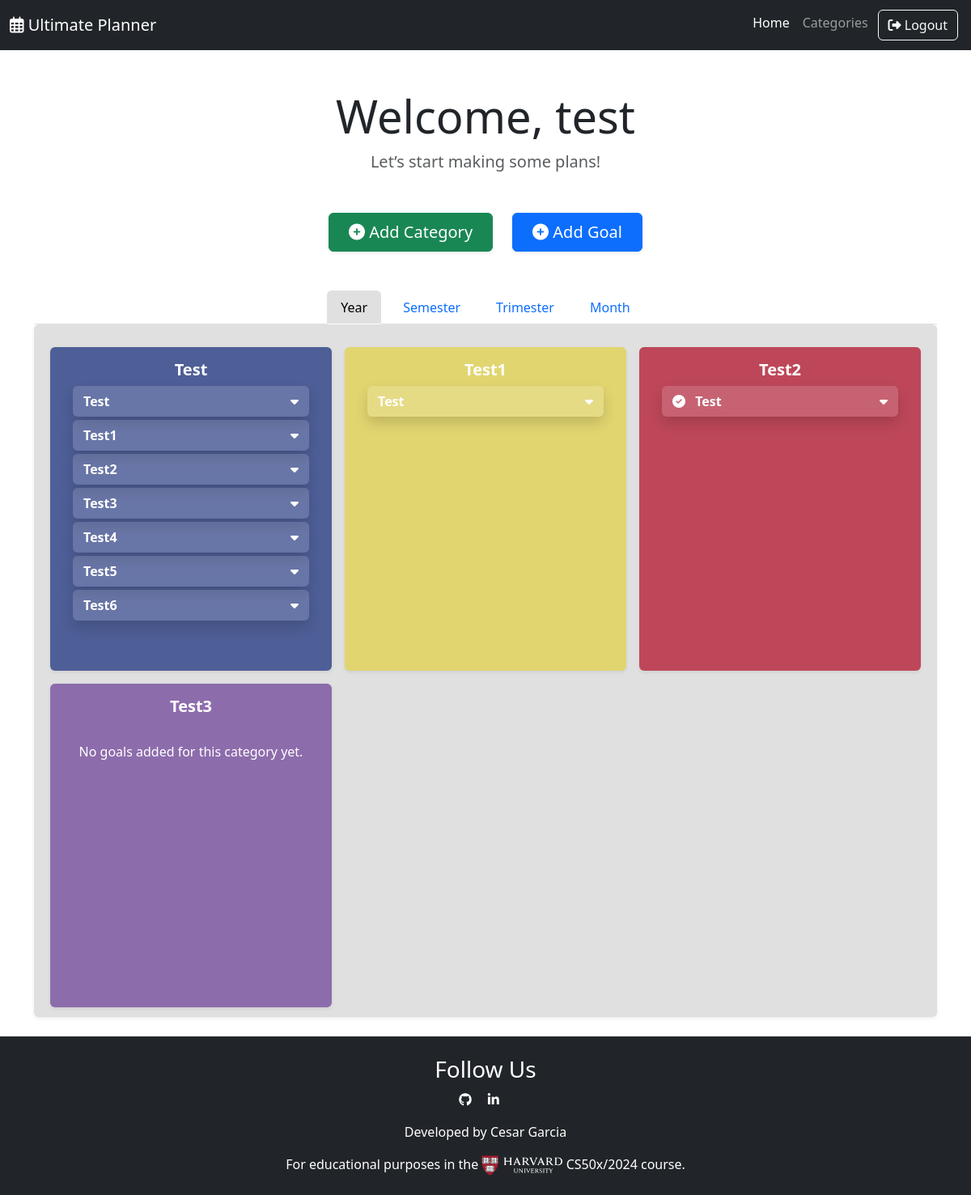
The page /dashboard (signed in) on the database its author committed.
### app.py (models this page shows, shortened)
class User(db.Model):
    user_id = db.Column(db.Integer, primary_key=True)
    user_name = db.Column(db.String(120), unique=True, nullable=False)
    password = db.Column(db.String(128), nullable=False)
    categories = db.relationship('Category', backref='user', lazy=True)

class Category(db.Model):
    category_id = db.Column(db.Integer, primary_key=True)
    category_name = db.Column(db.String(100), nullable=False)
    category_color = db.Column(db.String(7), nullable=False)
    user_id = db.Column(db.Integer, db.ForeignKey('user.user_id'), nullable=False)
    __table_args__ = (
        db.UniqueConstraint('category_name', 'user_id', name='unique_category_per_user'),
        db.UniqueConstraint('category_color', 'user_id', name='unique_color_per_user')
    )
    def __repr__(self):
        return f"Category('{self.category_id}', '{self.category_name}', '{self.category_color}')"

class Goal(db.Model):
    goal_id = db.Column(db.Integer, primary_key=True)
    goal_name = db.Column(db.String(100), nullable=False)
    goal_description = db.Column(db.String(255), nullable=False)
    goal_important = db.Column(db.Boolean, default=False)
    goal_done = db.Column(db.Boolean, default=False)
    goal_timeframe_selection = db.Column(db.String(50), nullable=False)  # Use a regular string column
    user_id = db.Column(db.Integer, db.ForeignKey('user.user_id'), nullable=False)
    category_id = db.Column(db.Integer, db.ForeignKey('category.category_id'), nullable=False)
    def __repr__(self):
        return f"Goal('{self.goal_id}', '{self.goal_name}', '{self.goal_description}', '{self.goal_important}', '{self.goal_done}', '{self.goal_timeframe_selection}')"

### app.py (the view)
@app.route('/dashboard')
def dashboard():
    if 'user_id' not in session:
        flash("You need to log in first.", "danger")
        return redirect(url_for('login'))
    user = User.query.get(session['user_id'])
    categories = user.categories
    goals = Goal.query.filter_by(user_id=user.user_id).all()
    print("User ID:", user.user_id)
    print("Categories:", categories)
    print("Goals:", goals)
    for goal in goals:
        print("Goal ID:", goal.goal_id)
        print("Goal Timeframe Selection:", goal.goal_timeframe_selection)
    return render_template('dashboard.html', username=user.user_name, categories=categories, goals=goals)

### templates/dashboard.html (shortened to what this page needs)
{% extends 'base.html' %}
{% block content %}
  <div class="container mt-5">
    <div class="text-center mb-5">
      <h2 class="display-4">Welcome, {{ username }}</h2>
      <p class="lead text-muted">Let’s start making some plans!</p>
    </div>
    <div class="d-grid gap-3 gap-md-4 d-md-flex justify-content-md-center mb-4">
      <a class="btn btn-success btn-lg px-4 rounded shadow-sm" href="{{ url_for('add_category') }}"><i class="fa-solid fa-circle-plus"></i> Add Category</a>
      <a class="btn btn-primary btn-lg px-4 rounded shadow-sm" href="{{ url_for('add_goal') }}"><i class="fa-solid fa-circle-plus"></i> Add Goal</a>
    </div>
    <br />
    {% if categories %}
      <ul class="nav nav-tabs justify-content-center" id="myTab" role="tablist">
        <li class="nav-item text-center" role="presentation">
          <button class="nav-link active" id="year-tab" data-bs-toggle="tab" data-bs-target="#year" type="button" role="tab" aria-controls="year" aria-selected="true">Year</button>
        </li>
        <li class="nav-item text-center" role="presentation">
          <button class="nav-link" id="semester-tab" data-bs-toggle="tab" data-bs-target="#semester" type="button" role="tab" aria-controls="semester" aria-selected="false">Semester</button>
        </li>
        <li class="nav-item text-center" role="presentation">
          <button class="nav-link" id="trimester-tab" data-bs-toggle="tab" data-bs-target="#trimester" type="button" role="tab" aria-controls="trimester" aria-selected="false">Trimester</button>
        </li>
        <li class="nav-item text-center" role="presentation">
          <button class="nav-link" id="month-tab" data-bs-toggle="tab" data-bs-target="#month" type="button" role="tab" aria-controls="month" aria-selected="false">Month</button>
        </li>
      </ul>
      <div class="tab-content custom-grey p-1 rounded shadow-sm border-0" id="myTabContent">
        <div class="tab-pane fade show active custom-grey" id="year" role="tabpanel" aria-labelledby="year-tab">
          {% set goal_timeframe_selection = 'year' %}
          <div class="row m-2 g-3">
            {% include 'partials/_categories.html' %}
          </div>
        </div>
          {% set goal_timeframe_selection = 'semester' %}
          {% set goal_timeframe_selection = 'trimester' %}
          {% set goal_timeframe_selection = 'month' %}
      </div>
    {% endif %}
  </div>
{% endblock %}

### templates/base.html (shortened to what this page needs)
<!DOCTYPE html>
<html lang="en">
<head>
    <link href="https://cdn.jsdelivr.net/npm/bootstrap@5.3.2/dist/css/bootstrap.min.css" rel="stylesheet">
    <link rel="stylesheet" href="https://cdnjs.cloudflare.com/ajax/libs/font-awesome/6.7.1/css/all.min.css"/>
    <link rel="stylesheet" href="static/css/styles.css">
</head>
<body>
    <nav class="navbar navbar-expand-lg navbar-dark bg-dark">
        <div class="container-fluid">
            <a class="navbar-brand" href="/"><i class="fa-regular fa-calendar-days"></i> Ultimate Planner</a>
            <div class="collapse navbar-collapse" id="navbarNav">
                <ul class="navbar-nav ms-auto">
                    <li class="nav-item">
                        <a class="nav-link active" href="{{ url_for('dashboard') }}">Home</a>
                    </li>
                    {% if session.get('user_id') %}
                    <li class="nav-item">
                        <a class="nav-link" href="{{ url_for('add_category')}}"> Categories </a>
                    </li>
                    <div class="col-auto m-1">
                        <a class="btn btn-outline-light" href="/logout">
                            <i class="fa-solid fa-sign-out-alt"></i> Logout
                        </a>
                    </div>
                    {% endif %}
                </ul>
            </div>
        </div>
    </nav>
    {% block content %}
    {% endblock %}
    <footer class="bg-dark text-white text-center p-2 mt-4">
        <div class="social-media mt-3">
            <h3>Follow Us</h3>
            <div class="social-icons">
                <a href="https://github.com/Cesargarciajr" class="text-white me-3 text-decoration-none" target="_blank" aria-label="GitHub">
                    <i class="fab fa-github"></i>
                </a>
                <a href="https://www.linkedin.com/in/cesar-garcia-637973aa/" class="text-white me-3 text-decoration-none" target="_blank" aria-label="LinkedIn">
                    <i class="fab fa-linkedin-in"></i>
                </a>
            </div>
        </div>
        <div class="mt-3">
            <p> Developed by <a href="https://github.com/Cesargarciajr" class="text-white text-decoration-none" target="_blank">Cesar Garcia</a>
            </p>
            <p class="pt-0">For educational purposes in the <a href="https://pll.harvard.edu/course/cs50-introduction-computer-science" class="text-white text-decoration-none" target="_blank"><img class="harvard-logo" alt="Harvard-oline" src="static/images/harvard_logo.svg"></a> CS50x/2024 course.</p>
        </div>
    </footer>
</body>
</html>

### templates/partials/_categories.html (shortened to what this page needs)
{% for category in categories %}
  <div class="col-12 col-md-6 col-lg-4 category-container">
    <div class="p-3 text-center rounded shadow-sm category-container" style="background-color: {{ category.category_color }}; color: #fff;">
      <h5><strong>{{ category.category_name }}</strong></h5>
      {% set category_goals = goals|selectattr('category_id', 'equalto', category.category_id)|selectattr('goal_timeframe_selection', 'equalto', goal_timeframe_selection)|list %}
      {% if category_goals %}
        <ul class="m-2 p-0">
          {% for goal in category_goals %}
            <li class="list-group-item m-1 shadow rounded-2 text-white d-flex flex-column" style="background-color: rgba(255, 255, 255, 0.15);">
              <div class="d-flex justify-content-between">
                <h5 class="mb-0 w-100">
                  <button class="btn collapsed w-100 text-white text-start" type="button" data-bs-toggle="collapse" data-bs-target="#goal-{{ goal.goal_id }}" aria-expanded="false" aria-controls="goal-{{ goal.goal_id }}">
                    <strong class="d-flex justify-content-between align-items-center">
                      <span>
                        {% if goal.goal_done %}
                          <i class="fa-solid fa-circle-check me-2"></i>
                        {% endif %}
                        {{ goal.goal_name }}
                      </span>
                      <i class="fa-solid fa-caret-down"></i>
                    </strong>
                  </button>
                </h5>
              </div>
            </li>
          {% endfor %}
        </ul>
      {% else %}
        <p class="pt-4 text-white text-center">No goals added for this category yet.</p>
      {% endif %}
    </div>
  </div>
{% endfor %}

### static/css/styles.css (style rules this page uses)
html, body { height: 85%; }
.container-fluid { height: 100%; }
.custom-grey { background-color: #e0e0e0; }
.category-container { min-height: 50vh !important; }
.nav-tabs { justify-content: center; }
.nav-tabs .nav-item { margin: 0 5px; }
.nav-tabs .nav-link.active { background-color: #e0e0e0; color: #000; }
.harvard-logo { width: 100px; height: auto; }

### rows shown on the page
User: user_name "test"
Category: category_name "Test"
Goal: goal_name "Test"
Goal: goal_name "Test1"
Goal: goal_name "Test2"
Goal: goal_name "Test3"
Goal: goal_name "Test4"
Goal: goal_name "Test5"
Goal: goal_name "Test6"
Category: category_name "Test1"
Goal: goal_name "Test"
Category: category_name "Test2"
Goal: goal_done True (drawn), goal_name "Test"
Category: category_name "Test3", shows "No goals added for this category yet."
